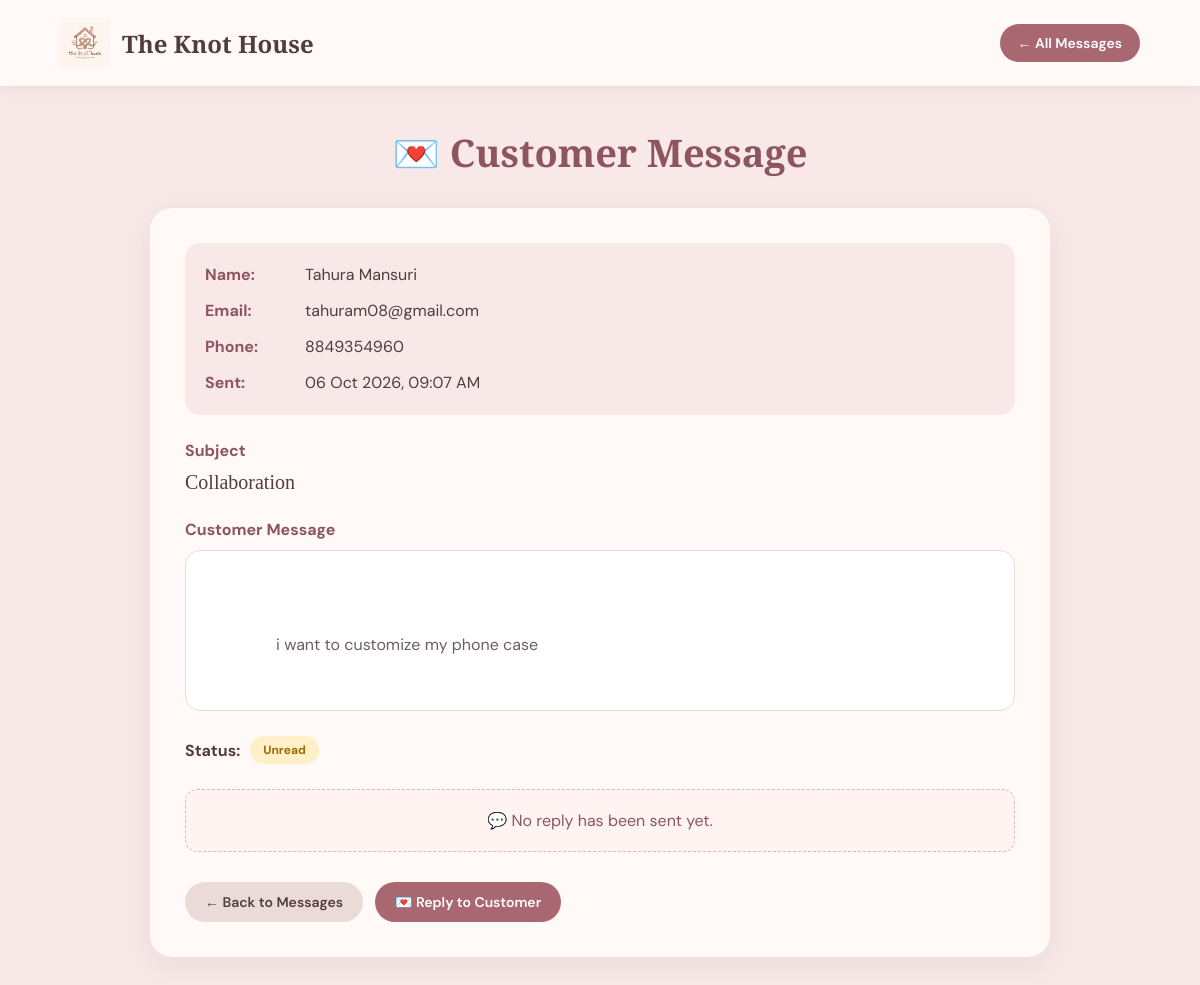
/admin/view-message.php?id=1, run on the app's committed database.
### tables this page shows
CREATE TABLE `contact_messages` (
  `id` int(11) NOT NULL,
  `name` varchar(100) NOT NULL,
  `email` varchar(150) NOT NULL,
  `phone` varchar(30) DEFAULT NULL,
  `subject` varchar(100) NOT NULL,
  `message` text NOT NULL,
  `admin_reply` text DEFAULT NULL,
  `status` enum('unread','read','replied') DEFAULT 'unread',
  `replied_at` datetime DEFAULT NULL,
  `created_at` timestamp NOT NULL DEFAULT current_timestamp()
);

### admin/view-message.php (the view, shortened to what this page needs)
<?php
$host = "localhost";
$username = "root";
$password = "";
$database = "knot_house";
$conn = new mysqli(
    $host,
    $username,
    $password,
    $database
);
$conn->set_charset("utf8mb4");
$id = (int) $_GET["id"];
$sql = "
    SELECT
        id,
        name,
        email,
        phone,
        subject,
        message,
        admin_reply,
        status,
        replied_at,
        created_at
    FROM contact_messages
    WHERE id = ?
";
$stmt = $conn->prepare($sql);
$stmt->bind_param("i", $id);
$stmt->execute();
$result = $stmt->get_result();
$row = $result->fetch_assoc();
?>
<!DOCTYPE html>
<html lang="en">
<head>
</head>
<body>
<header class="header">
    <a href="../index.html" class="logo">
        <img
            src="../logo.png"
            alt="The Knot House Logo"
        >
        <span class="logo-text">
            The Knot House
        </span>
    </a>
    <a
        href="messages.php"
        class="back-btn"
    >
        ← All Messages
    </a>
</header>
<main class="container">
    <div class="page-title">
        <h1>💌 Customer Message</h1>
    </div>
    <div class="message-card">
        <div class="customer-info">
            <div class="info-row">
                <span class="info-label">
                    Name:
                </span>
                <span class="info-value">
                    <?php
                    echo htmlspecialchars($row["name"]);
                    ?>
                </span>
            </div>
            <div class="info-row">
                <span class="info-label">
                    Email:
                </span>
                <span class="info-value">
                    <?php
                    echo htmlspecialchars($row["email"]);
                    ?>
                </span>
            </div>
            <div class="info-row">
                <span class="info-label">
                    Phone:
                </span>
                <span class="info-value">
                    <?php
                    echo htmlspecialchars(
                        $row["phone"] ?: "Not provided"
                    );
                    ?>
                </span>
            </div>
            <div class="info-row">
                <span class="info-label">
                    Sent:
                </span>
                <span class="info-value">
                    <?php
                    echo date(
                        "d M Y, h:i A",
                        strtotime($row["created_at"])
                    );
                    ?>
                </span>
            </div>
        </div>
        <div class="subject-box">
            <div class="section-title">
                Subject
            </div>
            <div class="subject">
                <?php
                echo htmlspecialchars($row["subject"]);
                ?>
            </div>
        </div>
        <div class="section-title">
            Customer Message
        </div>
        <div class="message-box">
            <div class="message-text">
                <?php
                echo htmlspecialchars(
                    $row["message"]
                );
                ?>
            </div>
        </div>
        <div class="status-row">
            <span class="status-label">
                Status:
            </span>
            <?php
            $status = $row["status"];
            $statusClass = "status-unread";
            ?>
            <span class="status <?php echo $statusClass; ?>">
                <?php
                echo htmlspecialchars($status);
                ?>
            </span>
        </div>
        <?php if (!empty($row["admin_reply"])): ?>
            <div class="reply-box">
                <h3>
                    💗 Admin Reply
                </h3>
                <div class="reply-text">
                    <?php
                    echo htmlspecialchars(
                        $row["admin_reply"]
                    );
                    ?>
                </div>
                <?php if (!empty($row["replied_at"])): ?>
                    <small>
                        Replied on:
                        <?php
                        echo date(
                            "d M Y, h:i A",
                            strtotime($row["replied_at"])
                        );
                        ?>
                    </small>
                <?php endif; ?>
            </div>
        <?php else: ?>
            <div class="no-reply">
                💬 No reply has been sent yet.
            </div>
        <?php endif; ?>
        <div class="actions">
            <a
                href="messages.php"
                class="btn btn-secondary"
            >
                ← Back to Messages
            </a>
            <a
                href="reply-message.php?id=<?php echo (int)$row["id"]; ?>"
                class="btn btn-primary"
            >
                💌 Reply to Customer
            </a>
        </div>
    </div>
</main>
</body>
</html>

### admin/view-message.php (style rules this page uses)
* { margin: 0; padding: 0; box-sizing: border-box; }
body { font-family: "DM Sans", sans-serif; background: #f8e8e7; color: #513d3d; min-height: 100vh; }
.header { background: #fffaf7; padding: 18px 5%; display: flex; align-items: center; justify-content: space-between; box-shadow: 0 3px 15px rgba(81, 61, 61, 0.08); position: sticky; top: 0; z-index: 100; }
.logo { display: flex; align-items: center; gap: 12px; text-decoration: none; color: #513d3d; }
.logo img { width: 50px; height: 50px; object-fit: contain; }
.logo-text { font-family: "Playfair Display", serif; font-size: 24px; font-weight: 700; }
.back-btn { text-decoration: none; background: #a96771; color: white; padding: 10px 18px; border-radius: 25px; font-size: 14px; font-weight: 600; transition: 0.3s; }
.container { width: 92%; max-width: 900px; margin: 40px auto; }
.page-title { text-align: center; margin-bottom: 30px; }
.page-title h1 { font-family: "Playfair Display", serif; font-size: 38px; color: #8d555e; }
.message-card { background: #fffaf7; border-radius: 22px; padding: 35px; box-shadow: 0 8px 30px rgba(81, 61, 61, 0.08); }
.customer-info { background: #f8e8e7; border-radius: 15px; padding: 20px; margin-bottom: 25px; }
.info-row { display: flex; gap: 10px; margin-bottom: 12px; line-height: 1.5; }
.info-row:last-child { margin-bottom: 0; }
.info-label { font-weight: 700; min-width: 90px; color: #8d555e; }
.info-value { color: #513d3d; word-break: break-word; }
.subject-box { margin-bottom: 25px; }
.section-title { font-size: 16px; font-weight: 700; color: #8d555e; margin-bottom: 10px; }
.subject { font-size: 20px; font-family: "Playfair Display", serif; color: #513d3d; }
.message-box { background: #fff; border: 1px solid #eadbd8; border-radius: 15px; padding: 22px; margin-bottom: 25px; }
.message-text { line-height: 1.8; white-space: pre-wrap; color: #6d5d5d; }
.status-row { display: flex; align-items: center; gap: 10px; margin-bottom: 25px; }
.status-label { font-weight: 700; }
.status { display: inline-block; padding: 6px 13px; border-radius: 20px; font-size: 12px; font-weight: 700; text-transform: capitalize; }
.status-unread { background: #fff0c9; color: #9a6b00; }
.no-reply { background: #fff4f1; border: 1px dashed #d9b9b5; border-radius: 12px; padding: 20px; color: #8d555e; text-align: center; margin-top: 20px; }
.actions { display: flex; gap: 12px; margin-top: 30px; flex-wrap: wrap; }
.btn { display: inline-block; text-decoration: none; border: none; cursor: pointer; padding: 11px 20px; border-radius: 25px; font-family: "DM Sans", sans-serif; font-weight: 600; font-size: 14px; transition: 0.3s; }
.btn-primary { background: #a96771; color: white; }
.btn-secondary { background: #eadbd8; color: #513d3d; }

### data on the page
contact_messages: name "Tahura Mansuri", email "tahuram08@gmail.com", phone "8849354960", created_at "06 Oct 2026, 09:07 AM", subject "Collaboration", message "i want to customize my phone case", status "Unread"
